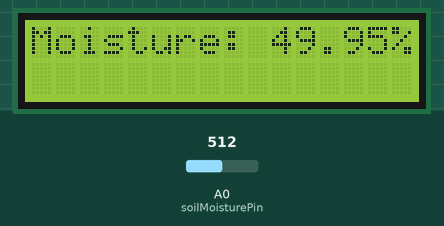
Recording of a sketch running on a simulated Arduino Uno, built with avr-gcc and run on an emulated ATmega328P. Shown: 16×2 character LCD. The test bench sets the inputs (shaded band); at power-on: A0 (soilMoisturePin) = 512.

Above: at 1.3 s.
1.4 s: A0 (soilMoisturePin) set to 716
At 2.9 s:
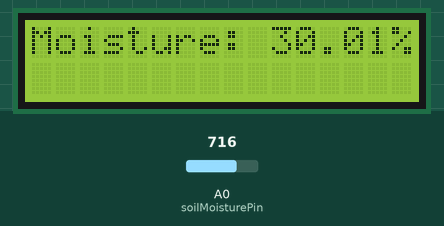
5.5 s: A0 (soilMoisturePin) set to 900
At 6.9 s:
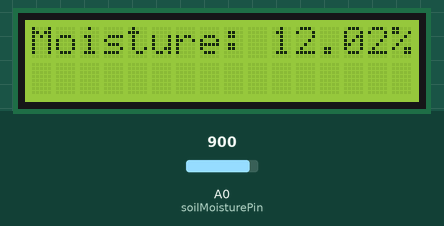
8.7 s: A0 (soilMoisturePin) set to 1023
At 10.0 s:
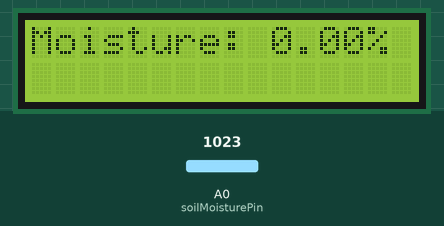
Timing chart, 0 to 11.7 s (numbered marks = the images above; inputs shaded):
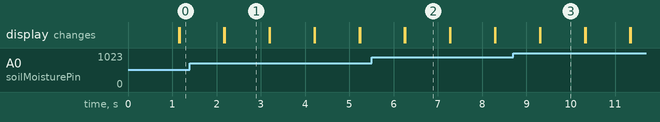

Measured:
- after the input at 1.4 s, the display: first differs from a run without the input after 0.78 s (image 1)
- after the input at 5.5 s, the display: first differs from a run without the input after 0.76 s (image 2)
- after the input at 8.7 s, the display: first differs from a run without the input after 0.62 s (image 3)
- what the display in image 1 shows lasts 1.0 s, from 2.2 s to 3.2 s

The sketch:

lcd_dan_soil.ino
```cpp
#include <Wire.h>
#include <LiquidCrystal_I2C.h>

LiquidCrystal_I2C lcd = LiquidCrystal_I2C (0x27, 16, 2);

const int soilMoisturePin = A0;

void setup() {
  lcd.begin(16, 2);
  lcd.init();
  lcd.backlight();
  lcd.clear();
}

void loop() {
  float moisture_percentage;

  moisture_percentage = ( 100.00 - ( (analogRead(soilMoisturePin)/1023.00) * 100.00 ) );
  lcd.setCursor(0, 0);
  lcd.print("Moisture: ");
  lcd.print(moisture_percentage);
  lcd.print("%");

  delay(1000);
  lcd.clear();
}
```
